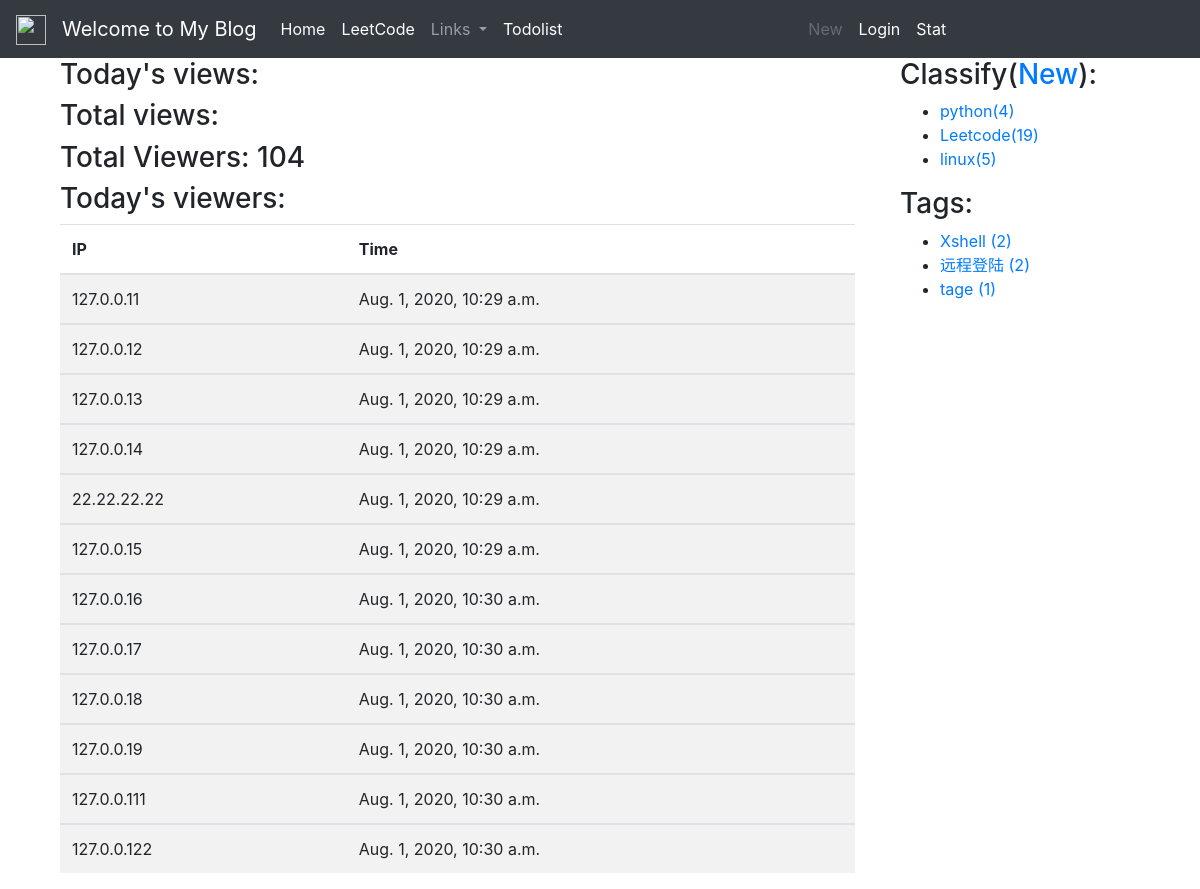
The app's page /user_stat/, older data.
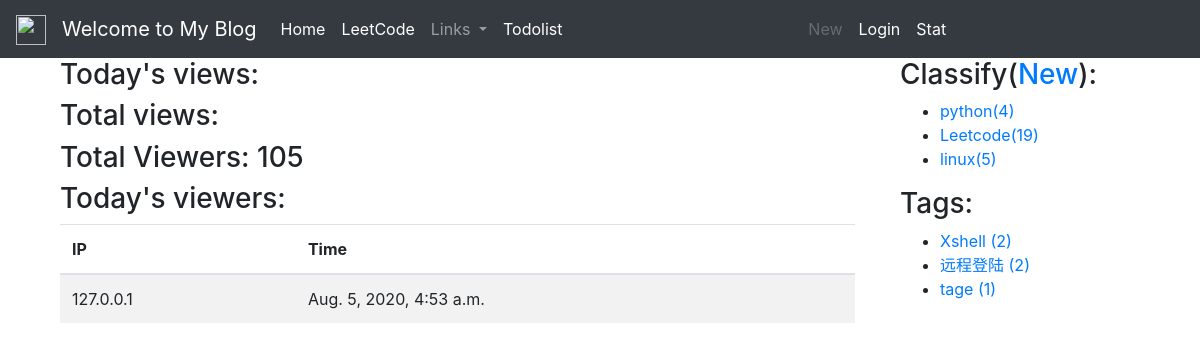
The same page, newer data.
### blog/models.py (models this page shows, shortened)
class Website_views(models.Model):
    nid = models.AutoField(primary_key=True)
    views = models.IntegerField()

class view_ip(models.Model):
    nid = models.AutoField(primary_key=True)
    user_ip = models.CharField(max_length=15, null=False)
    create_time = models.DateTimeField(auto_now_add=True)
    national=models.CharField(max_length=20,null=True)

class BlogClassify(models.Model):
    title = models.CharField(max_length=100, blank=True)
    created = models.DateTimeField(default=timezone.now)

class Tag(models.Model):
    name = models.CharField(max_length=100)

### blog/views.py (the view)
# urls.py: path('user_stat/',views.user_stat,name='user_stat'),
def user_stat(request):
    ipFinder()
    total_views = Website_views.objects.first()
    user_ip = view_ip.objects.all()
    view_ip_historys=view_ip_history.objects.all().order_by('create_time')
    dict_d={}
    stat_data=[]
    for obj in view_ip_historys:
        ct = obj.create_time
        x=str(ct)
        x=x[:10]
        if x not in dict_d:
            dict_d[x]=1
        else:
            dict_d[x]+=1
        if not stat_data:
            stat_data.append(x)
        else:
            if x!=stat_data[-1]:
                stat_data.append(x)
    listx=stat_data
    listy=[dict_d[x] for x in listx]
    dict_national={}
    for obj in view_ip_historys:
        national=obj.national
        if national not in dict_national:
            dict_national[national]=1
        else:
            dict_national[national]+=1
    list_national=[]
    list_count=[]
    for k,v in dict_national.items():
        list_national.append(k)
        list_count.append(v)
    today_dict_national={}
    for obj in user_ip:
        national=obj.national
        if national not in today_dict_national:
            today_dict_national[national]=1
        else:
            today_dict_national[national]+=1
    today_list_national=[]
    today_list_count=[]
    for k,v in today_dict_national.items():
        today_list_national.append(k)
        today_list_count.append(v)
    context = {
        'total_views': total_views,
        'user_ips': user_ip,
        'view_ip_historys':view_ip_historys,
        'listx':listx,
        'listy':listy,
        'list_national':list_national,
        'list_count':list_count,
        'today_list_count':today_list_count,
        'today_list_national':today_list_national,
    }
    return render(request, 'blog/userstat.html', context)

### blog/templatetags/blog_extras.py (called while the page is built)
@register.inclusion_tag('blog/inclusions/_classify.html',takes_context=True)
def show_classify(context):
    classify_list = BlogClassify.objects.annotate(num_posts=Count('blog')).filter(num_posts__gt=0)
    return {
        'classify_list': classify_list,
    }

@register.inclusion_tag('blog/inclusions/_tags.html', takes_context=True)
def show_tags(context):
    tag_list = Tag.objects.annotate(num_posts=Count('blog')).filter(num_posts__gt=0)
    return {
        'tag_list': tag_list,
    }

### templates/blog/userstat.html (shortened to what this page needs)
{% extends "base.html" %}
{% load staticfiles %}
{% block content %}
<div class="container">
    <h3>Today's views:</h3>
    <h3>Total views:</h3>
    <h3>Total Viewers: {{total_views.views}}</h3>
    <h3>Today's viewers:</h3>
    <table class="table table-striped">
      <thead>
        <tr>
          <th scope="col">IP</th>
          <th scope="col">Time</th>
        </tr>
      </thead>
        {% for user_ip in user_ips%}
          <tbody>
            <tr>
              <td>{{user_ip.user_ip}}</td>
              <td>{{user_ip.create_time}}</td>
            </tr>
          {% endfor %}
      </tbody>
</table>
</div>
{% endblock content %}

### templates/base.html (shortened to what this page needs)
<!DOCTYPE html>
{% load staticfiles %}
{% load blog_extras %}
<html lang="en">
<head>
    <link rel="stylesheet" href="https://cdn.jsdelivr.net/npm/bootstrap@4.4.1/dist/css/bootstrap.min.css"
>
    <link href="https://cdn.bootcss.com/highlight.js/9.15.8/styles/github.min.css" rel="stylesheet">
    <link rel="stylesheet"
      href="https://use.fontawesome.com/releases/v5.8.1/css/all.css"
    >
</head>
<body>
    {% include 'header.html' %}
    <div class="container">
      <div class="row">
        <div class="col-9">
            {% block content %}
            {% endblock %}
        </div>
        <div class="col-3" >
            {% show_classify %}
            {% show_tags %}
        </div>
      </div>
  </div>
</body>
</html>

### templates/header.html (shortened to what this page needs)
{% load notifications_tags %}
{% notifications_unread as unread_count %}
<nav class="navbar navbar-expand-lg navbar-dark bg-dark sticky-top">
  <a class="navbar-brand" href="#">
    <img src="https://tse1-mm.cn.bing.net/th/id/OIP.kQ3Ds3GeMrpIxpxMAPzIDgHaE7?w=300&h=199&c=7&o=5&pid=1.7" width="30" height="30" alt="">
  </a>
  <a class="navbar-brand" href="{% url 'blog:blog_list' %}">Welcome to My Blog</a>
  <div class="collapse navbar-collapse " id="navbarSupportedContent">
    <ul class="navbar-nav mr-auto">
      <li class="nav-item active">
        <a class="nav-link" href="{% url 'blog:blog_list' %}">Home <span class="sr-only">(current)</span></a>
      </li>
        <li>
        <a class="nav-link active" href="{% url 'blog:blog_list_leetcode' %}">LeetCode</a>
      </li>
      <li class="nav-item dropdown">
        <a class="nav-link dropdown-toggle" href="#" id="navbarDropdown" role="button" data-toggle="dropdown" aria-haspopup="true" aria-expanded="false">
          Links
        </a>
      </li>
        <li>
        <a class="nav-link active" href="{% url 'record:todolist_list' %}">Todolist</a>
      </li>
    </ul>
  <ul class="navbar-nav mr-auto">
    {% if user.is_authenticated %}
          <li class="nav-item">
            <a class="nav-link active" href="{% url 'blog:blog_create' %}">New</a>
          </li>
          <li class="nav-item dropdown">
            <a class="nav-link dropdown-toggle active" href="#" id="navbarDropdownuserprofile" role="button" data-toggle="dropdown" aria-haspopup="true" aria-expanded="false">
              {% if unread_count %}
                <svg viewBox="0 0 8 8" width="8px" height="8px">
                    <circle cx="2" cy="2" r="2" fill="#ff6b6b"></circle>
                </svg>
              {% endif %}
              {{ user.username }}
            </a>
              <div class="dropdown-menu" aria-labelledby="navbarDropdownuserprofile">
               <a class="dropdown-item" href="{% url 'notice:list' %}">通知
                 {% if unread_count %}
                  <span class="badge badge-danger">{{ unread_count }}</span>
                 {% endif %}
               </a>
                <a class="dropdown-item" href='{% url "user:edit" user.id %}'>个人信息</a>
                <a class="dropdown-item" href="#" onclick="user_delete()">删除个人账户</a>
                <a class="dropdown-item" href="{% url 'user:logout' %}">退出登录</a>
            </div>
          </li>
    {% else %}
      <li class="nav-item">
            <a class="nav-link disabled" aria-disabled="true" href="{% url 'blog:blog_create' %}">New</a>
          </li>
      <li>
        <a class="nav-link active" href="{% url 'user:login' %}">Login</a>
      </li>
    {% endif %}
      <li>
        <a class="nav-link active" href="{% url 'blog:user_stat' %}">Stat</a>
      </li>
    </ul>
  </div>
</nav>

### templates/blog/inclusions/_classify.html
<div class="">
  <h3 class="">Classify(<a href="{% url 'blog:classify_add' %}">New</a>):</h3>
  <ul>
    {% for classify in classify_list %}
    {% if classify.title == 'Leetcode' %}
    <li>
        <a href="{% url 'blog:blog_list_leetcode' %}?classify={{ classify.id }}">{{ classify.title }}<span class="post-count">({{ classify.num_posts }})</span></a>
      </li>
    {% else %}
      <li>
        <a href="{% url 'blog:blog_list' %}?classify={{ classify.id }}">{{ classify.title }}<span class="post-count">({{ classify.num_posts }})</span></a>
      </li>
    {% endif %}
    {% empty %}
      暂无分类！
    {% endfor %}
  </ul>
</div>

### templates/blog/inclusions/_tags.html
<div class="widget widget-tag-cloud">
  <h3 class="widget-title">Tags:</h3>
  <ul>
    {% for tag in tag_list %}
      <li>
        <a href="{% url 'blog:blog_list' %}?tag={{ tag.id }}">{{ tag.name }} <span class="post-count">({{ tag.num_posts }})</span></a>
      </li>
    {% empty %}
      暂无标签！
    {% endfor %}
  </ul>
</div>

Row changes from the older to the newer data that the page shows:
removed view_ip: user_ip "127.0.0.11", create_time "Aug. 1, 2020, 10:29 a.m."
removed view_ip: user_ip "127.0.0.12", create_time "Aug. 1, 2020, 10:29 a.m."
removed view_ip: user_ip "127.0.0.13", create_time "Aug. 1, 2020, 10:29 a.m."
removed view_ip: user_ip "127.0.0.14", create_time "Aug. 1, 2020, 10:29 a.m."
removed view_ip: user_ip "22.22.22.22", create_time "Aug. 1, 2020, 10:29 a.m."
removed view_ip: user_ip "127.0.0.15", create_time "Aug. 1, 2020, 10:29 a.m."
removed view_ip: user_ip "127.0.0.16", create_time "Aug. 1, 2020, 10:30 a.m."
removed view_ip: user_ip "127.0.0.17", create_time "Aug. 1, 2020, 10:30 a.m."
removed view_ip: user_ip "127.0.0.18", create_time "Aug. 1, 2020, 10:30 a.m."
removed view_ip: user_ip "127.0.0.19", create_time "Aug. 1, 2020, 10:30 a.m."
removed view_ip: user_ip "127.0.0.111", create_time "Aug. 1, 2020, 10:30 a.m."
removed view_ip: user_ip "127.0.0.122", create_time "Aug. 1, 2020, 10:30 a.m."
changed Website_views: views "104" → "105"
added view_ip: user_ip "127.0.0.1", create_time "Aug. 5, 2020, 4:53 a.m."
